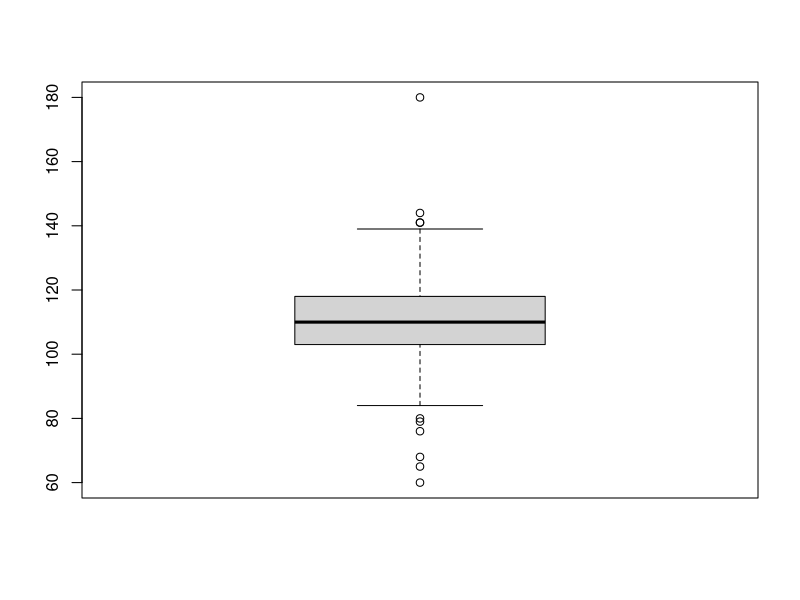

Reproduce this figure in R.
data1 <- read.csv("thyroid.csv", stringsAsFactors = FALSE)
library("VIM")
null2_2 <- function(dataset) {
  dataset[dataset==""]<-NA
  dataset[dataset=="?"]<-NA
  dataset[dataset=="NULL"]<-NA
  return(dataset)
}
data=null2_2(data1)
out<- function(n){
  q1= quantile(data$T3_resin,0.25,na.rm=T)
  q3= quantile(data$T3_resin,0.75,na.rm=T)
  iqr=q3-q1
  upper_=(q3+(1.5*iqr))
  lower_=(q3-(1.5*iqr))
  c(n[n<lower_],n[n>upper_])
}
par(mfrow=c(1,1))
out(data$T3_resin)
boxplot(data$T3_resin,data=data)
